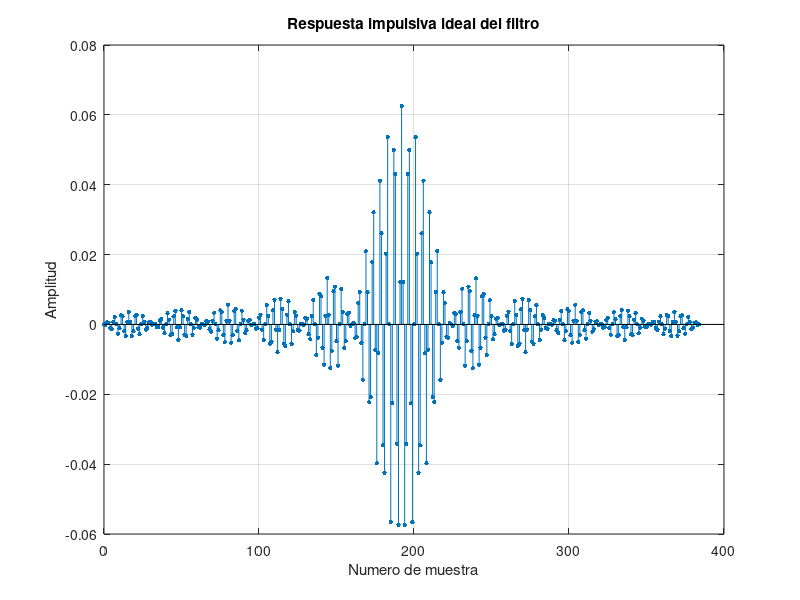
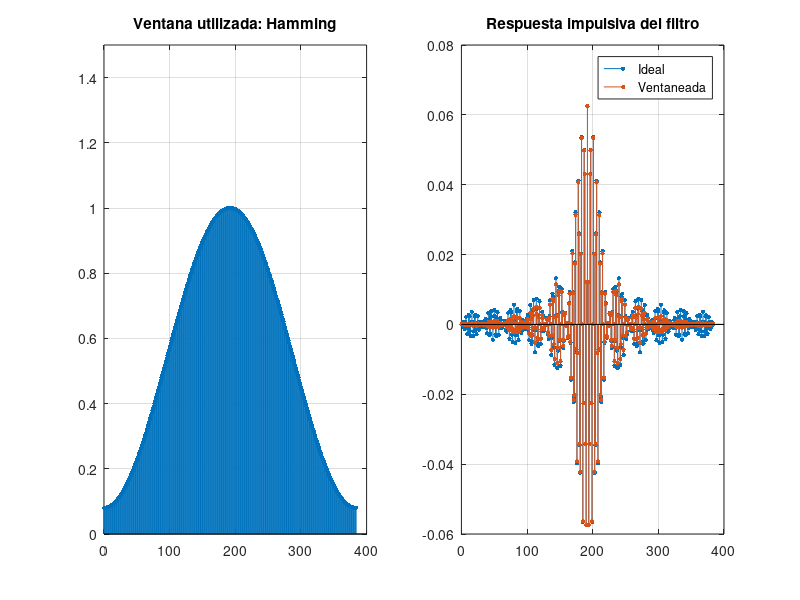
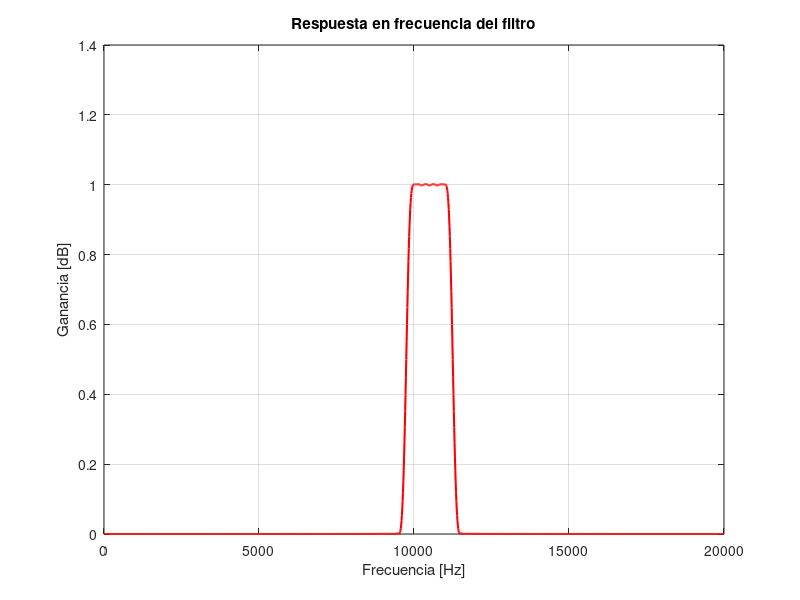

These figures' MATLAB source, in order:
%% Especificaciones

fp1 = round(14000*5/7);
fp2 = 1000 + fp1;
fr1 = 9500;
fr2 = 11500;
Ancho_banda_de_paso = 1000;
Ancho_banda_de_rechazo = 1000;
Atmax_paso = 1;
Fs = 48000;


%% Algunas cuentas

wp1 = 2*pi*fp1/Fs;
wp2 = 2*pi*fp2/Fs;
wr1 = 2*pi*fr1/Fs;
wr2 = 2*pi*fr2/Fs;

w1 = (wr1 + wp1)/2;
w2 = (wr2 + wp2)/2;


fc = (fp1 + fp2)/2

wc = 2*pi*fc/Fs

%% Estimacion del orden del filtro

wt = 2*pi*(fr2 - fp2)/Fs;
ro = 2;
M = ceil(2*pi*ro/wt - 1/2);

disp(['Oden del filtro: ' num2str(2*M + 1)])


%% Respuesta impulsiva ideal 

n = 0:2*M;
Aw = (w2 - w1);

hi = Aw/pi.*cos(wc*n).*sinc(Aw/(2*pi)*(n-M));       

figure;
stem(n,hi,'.','MarkerSize',10)
grid on
title('Respuesta impulsiva ideal del filtro')
xlabel('Numero de muestra')
ylabel('Amplitud')



%% Ventaneo

w = hamming(2*M+1);                
h = hi.*w';                    


                                   
figure('Position', [200 200 900 400]);
subplot(1,2,1)
stem(n,w,'.','MarkerSize',10)
ylim([0 1.5])
grid on
title('Ventana utilizada: Hamming')

subplot(1,2,2)
stem(n,hi,'.','MarkerSize',10)
hold on
title('Respuesta impulsiva del filtro')
legend('Ideal', 'Ventaneada')
grid on

stem(n,h,'.','MarkerSize',10)
title('Respuesta impulsiva del filtro')
legend('Ideal', 'Ventaneada')
grid on



%% Respuesta en frecuencia


[H,w] = freqz(h,1,4096,'whole');
H_dB  = 20*log10(abs(H));
s = abs(H)
f     = w/(2*pi)*Fs;

figure;
index = f < 20e3;
plot(f(index), s(index),'r','LineWidth',1.5)
title('Respuesta en frecuencia del filtro')
ylabel('Ganancia [dB]')
xlabel('Frecuencia [Hz]')
grid on
hold on
%{
max_aten_dB = -1;
plot([0 fp1],[max_aten_dB max_aten_dB],'k--',...
    [0 fp1],[-max_aten_dB -max_aten_dB],'k--')
hold on
plot([0 fp2],[max_aten_dB max_aten_dB],'k--',...
    [0 fp2],[-max_aten_dB -max_aten_dB],'k--')


lim = xlim;
min_aten_dB = -60;
plot([fr1 lim(2)],[min_aten_dB min_aten_dB],'k--')
hold on
plot([fr2 lim(2)],[min_aten_dB min_aten_dB],'k--')
lim = ylim;
ylim([lim(1) 10])
title('Modulo de la respuesta en frecuencia del filtro')
ylabel('Ganancia [dB]')
xlabel('Frecuencia [Hz]')
legend('Respuesta en frecuencia', 'Especificaciones')
grid on

%}

